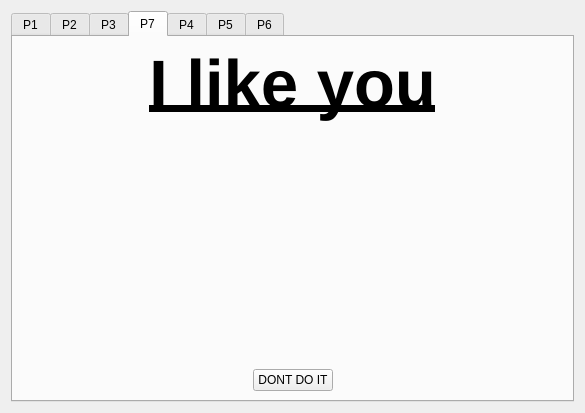
<?xml version="1.0" encoding="UTF-8"?>
<ui version="4.0">
 <class>Dialog</class>
 <widget class="QDialog" name="Dialog">
  <property name="geometry">
   <rect>
    <x>0</x>
    <y>0</y>
    <width>585</width>
    <height>413</height>
   </rect>
  </property>
  <property name="windowTitle">
   <string>Dialog</string>
  </property>
  <layout class="QVBoxLayout" name="verticalLayout">
   <item>
    <widget class="QTabWidget" name="tabWidget">
     <property name="currentIndex">
      <number>3</number>
     </property>
     <widget class="QWidget" name="tab">
      <attribute name="title">
       <string>P1</string>
      </attribute>
      <layout class="QVBoxLayout" name="verticalLayout_2">
       <item>
        <widget class="QTextBrowser" name="textBrowser"/>
       </item>
       <item>
        <layout class="QHBoxLayout" name="horizontalLayout">
         <item>
          <spacer name="horizontalSpacer_2">
           <property name="orientation">
            <enum>Qt::Horizontal</enum>
           </property>
           <property name="sizeHint" stdset="0">
            <size>
             <width>40</width>
             <height>20</height>
            </size>
           </property>
          </spacer>
         </item>
         <item>
          <widget class="QPushButton" name="pushButton">
           <property name="text">
            <string>Up</string>
           </property>
          </widget>
         </item>
         <item>
          <spacer name="horizontalSpacer">
           <property name="orientation">
            <enum>Qt::Horizontal</enum>
           </property>
           <property name="sizeHint" stdset="0">
            <size>
             <width>40</width>
             <height>20</height>
            </size>
           </property>
          </spacer>
         </item>
         <item>
          <widget class="QLabel" name="label">
           <property name="frameShape">
            <enum>QFrame::Box</enum>
           </property>
           <property name="lineWidth">
            <number>2</number>
           </property>
           <property name="text">
            <string> Up </string>
           </property>
           <property name="alignment">
            <set>Qt::AlignCenter</set>
           </property>
          </widget>
         </item>
         <item>
          <spacer name="horizontalSpacer_3">
           <property name="orientation">
            <enum>Qt::Horizontal</enum>
           </property>
           <property name="sizeHint" stdset="0">
            <size>
             <width>40</width>
             <height>20</height>
            </size>
           </property>
          </spacer>
         </item>
        </layout>
       </item>
      </layout>
     </widget>
     <widget class="QWidget" name="tab_3">
      <attribute name="title">
       <string>P2</string>
      </attribute>
      <layout class="QVBoxLayout" name="verticalLayout_3">
       <item>
        <widget class="QTextBrowser" name="textBrowser_2"/>
       </item>
       <item>
        <layout class="QHBoxLayout" name="horizontalLayout_2">
         <item>
          <spacer name="horizontalSpacer_4">
           <property name="orientation">
            <enum>Qt::Horizontal</enum>
           </property>
           <property name="sizeHint" stdset="0">
            <size>
             <width>40</width>
             <height>20</height>
            </size>
           </property>
          </spacer>
         </item>
         <item>
          <widget class="QSpinBox" name="spinBox"/>
         </item>
         <item>
          <spacer name="horizontalSpacer_5">
           <property name="orientation">
            <enum>Qt::Horizontal</enum>
           </property>
           <property name="sizeHint" stdset="0">
            <size>
             <width>40</width>
             <height>20</height>
            </size>
           </property>
          </spacer>
         </item>
         <item>
          <widget class="QDial" name="dial"/>
         </item>
         <item>
          <spacer name="horizontalSpacer_6">
           <property name="orientation">
            <enum>Qt::Horizontal</enum>
           </property>
           <property name="sizeHint" stdset="0">
            <size>
             <width>40</width>
             <height>20</height>
            </size>
           </property>
          </spacer>
         </item>
        </layout>
       </item>
      </layout>
     </widget>
     <widget class="QWidget" name="tab_4">
      <attribute name="title">
       <string>P3</string>
      </attribute>
      <layout class="QVBoxLayout" name="verticalLayout_4">
       <item>
        <widget class="QTextBrowser" name="textBrowser_3"/>
       </item>
       <item>
        <layout class="QHBoxLayout" name="horizontalLayout_3">
         <item>
          <spacer name="horizontalSpacer_7">
           <property name="orientation">
            <enum>Qt::Horizontal</enum>
           </property>
           <property name="sizeHint" stdset="0">
            <size>
             <width>40</width>
             <height>20</height>
            </size>
           </property>
          </spacer>
         </item>
         <item>
          <widget class="QSpinBox" name="spinBox_2"/>
         </item>
         <item>
          <spacer name="horizontalSpacer_8">
           <property name="orientation">
            <enum>Qt::Horizontal</enum>
           </property>
           <property name="sizeHint" stdset="0">
            <size>
             <width>40</width>
             <height>20</height>
            </size>
           </property>
          </spacer>
         </item>
         <item>
          <widget class="QSlider" name="horizontalSlider">
           <property name="orientation">
            <enum>Qt::Horizontal</enum>
           </property>
          </widget>
         </item>
         <item>
          <spacer name="horizontalSpacer_9">
           <property name="orientation">
            <enum>Qt::Horizontal</enum>
           </property>
           <property name="sizeHint" stdset="0">
            <size>
             <width>40</width>
             <height>20</height>
            </size>
           </property>
          </spacer>
         </item>
        </layout>
       </item>
      </layout>
     </widget>
     <widget class="QWidget" name="tab_7">
      <attribute name="title">
       <string>P7</string>
      </attribute>
      <layout class="QVBoxLayout" name="verticalLayout_8">
       <item>
        <widget class="QLabel" name="label_6">
         <property name="font">
          <font>
           <pointsize>50</pointsize>
           <weight>75</weight>
           <bold>true</bold>
           <underline>true</underline>
          </font>
         </property>
         <property name="text">
          <string>I like you</string>
         </property>
         <property name="alignment">
          <set>Qt::AlignCenter</set>
         </property>
        </widget>
       </item>
       <item>
        <spacer name="verticalSpacer">
         <property name="orientation">
          <enum>Qt::Vertical</enum>
         </property>
         <property name="sizeHint" stdset="0">
          <size>
           <width>20</width>
           <height>40</height>
          </size>
         </property>
        </spacer>
       </item>
       <item>
        <layout class="QHBoxLayout" name="horizontalLayout_7">
         <item>
          <spacer name="horizontalSpacer_15">
           <property name="orientation">
            <enum>Qt::Horizontal</enum>
           </property>
           <property name="sizeHint" stdset="0">
            <size>
             <width>40</width>
             <height>20</height>
            </size>
           </property>
          </spacer>
         </item>
         <item>
          <widget class="QPushButton" name="pushButton_4">
           <property name="text">
            <string>DONT DO IT</string>
           </property>
          </widget>
         </item>
         <item>
          <spacer name="horizontalSpacer_16">
           <property name="orientation">
            <enum>Qt::Horizontal</enum>
           </property>
           <property name="sizeHint" stdset="0">
            <size>
             <width>40</width>
             <height>20</height>
            </size>
           </property>
          </spacer>
         </item>
        </layout>
       </item>
      </layout>
     </widget>
     <widget class="QWidget" name="tab_5">
      <attribute name="title">
       <string>P4</string>
      </attribute>
      <layout class="QVBoxLayout" name="verticalLayout_5">
       <item>
        <widget class="QTextBrowser" name="textBrowser_4"/>
       </item>
       <item>
        <layout class="QHBoxLayout" name="horizontalLayout_4">
         <item>
          <widget class="QDial" name="dial_2"/>
         </item>
         <item>
          <widget class="QLabel" name="label_2">
           <property name="text">
            <string>+</string>
           </property>
           <property name="alignment">
            <set>Qt::AlignCenter</set>
           </property>
          </widget>
         </item>
         <item>
          <widget class="QSlider" name="horizontalSlider_2">
           <property name="orientation">
            <enum>Qt::Horizontal</enum>
           </property>
          </widget>
         </item>
         <item>
          <widget class="QLabel" name="label_3">
           <property name="text">
            <string>=</string>
           </property>
           <property name="alignment">
            <set>Qt::AlignCenter</set>
           </property>
          </widget>
         </item>
         <item>
          <widget class="QLabel" name="label_4">
           <property name="font">
            <font>
             <weight>75</weight>
             <bold>true</bold>
            </font>
           </property>
           <property name="frameShape">
            <enum>QFrame::Box</enum>
           </property>
           <property name="lineWidth">
            <number>2</number>
           </property>
           <property name="text">
            <string>TextLabel</string>
           </property>
          </widget>
         </item>
        </layout>
       </item>
      </layout>
     </widget>
     <widget class="QWidget" name="tab_6">
      <attribute name="title">
       <string>P5</string>
      </attribute>
      <layout class="QVBoxLayout" name="verticalLayout_6">
       <item>
        <widget class="QTextBrowser" name="textBrowser_5"/>
       </item>
       <item>
        <layout class="QHBoxLayout" name="horizontalLayout_5">
         <item>
          <spacer name="horizontalSpacer_10">
           <property name="orientation">
            <enum>Qt::Horizontal</enum>
           </property>
           <property name="sizeHint" stdset="0">
            <size>
             <width>40</width>
             <height>20</height>
            </size>
           </property>
          </spacer>
         </item>
         <item>
          <widget class="QPushButton" name="pushButton_2">
           <property name="text">
            <string>Cheer</string>
           </property>
          </widget>
         </item>
         <item>
          <spacer name="horizontalSpacer_11">
           <property name="orientation">
            <enum>Qt::Horizontal</enum>
           </property>
           <property name="sizeHint" stdset="0">
            <size>
             <width>40</width>
             <height>20</height>
            </size>
           </property>
          </spacer>
         </item>
        </layout>
       </item>
      </layout>
     </widget>
     <widget class="QWidget" name="tab_2">
      <attribute name="title">
       <string>P6</string>
      </attribute>
      <layout class="QVBoxLayout" name="verticalLayout_7">
       <item>
        <widget class="QTextBrowser" name="textBrowser_6"/>
       </item>
       <item>
        <layout class="QHBoxLayout" name="horizontalLayout_6">
         <item>
          <spacer name="horizontalSpacer_12">
           <property name="orientation">
            <enum>Qt::Horizontal</enum>
           </property>
           <property name="sizeHint" stdset="0">
            <size>
             <width>40</width>
             <height>20</height>
            </size>
           </property>
          </spacer>
         </item>
         <item>
          <widget class="QLabel" name="label_5">
           <property name="text">
            <string>Enter Message Here</string>
           </property>
           <property name="alignment">
            <set>Qt::AlignCenter</set>
           </property>
          </widget>
         </item>
         <item>
          <widget class="QLineEdit" name="lineEdit"/>
         </item>
         <item>
          <spacer name="horizontalSpacer_13">
           <property name="orientation">
            <enum>Qt::Horizontal</enum>
           </property>
           <property name="sizeHint" stdset="0">
            <size>
             <width>40</width>
             <height>20</height>
            </size>
           </property>
          </spacer>
         </item>
         <item>
          <widget class="QPushButton" name="pushButton_3">
           <property name="text">
            <string>Emit</string>
           </property>
          </widget>
         </item>
         <item>
          <spacer name="horizontalSpacer_14">
           <property name="orientation">
            <enum>Qt::Horizontal</enum>
           </property>
           <property name="sizeHint" stdset="0">
            <size>
             <width>40</width>
             <height>20</height>
            </size>
           </property>
          </spacer>
         </item>
        </layout>
       </item>
      </layout>
     </widget>
    </widget>
   </item>
  </layout>
 </widget>
 <resources/>
 <connections/>
</ui>
